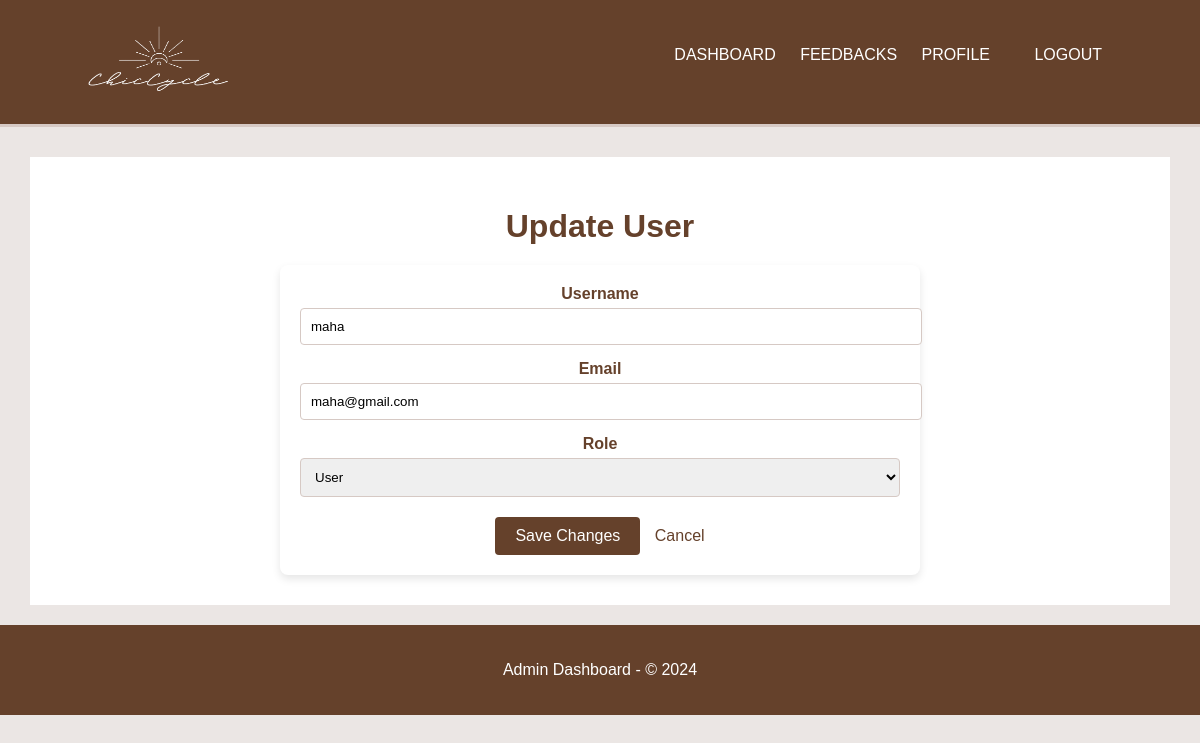
Page /users/update/1/ (signed in) on the committed database.
### users/models.py (models this page shows)
class CustomUser(AbstractUser):
    ROLES = (
        ('superadmin', 'Super Admin'),
        ('admin', 'Admin'),
        ('user', 'User'),
    )
    role = models.CharField(max_length=10, choices=ROLES, default='user')
    image = models.ImageField(upload_to='profile_images/', default='profile_images/default.png', blank=True, null=True)
    avatar = models.ImageField(upload_to='avatars/', blank=True, null=True)
    points = models.IntegerField(default=0)  # Assurez-vous que cette ligne est correctement indentée
    badge = models.CharField(max_length=50, blank=True, null=True)

### users/views.py (the view)
# urls.py: path('users/update/<int:user_id>/', views.update_user, name='update_user'),
@login_required
@user_passes_test(is_admin)
def update_user(request, user_id):
    user = get_object_or_404(CustomUser, id=user_id)
    if request.method == 'POST':
        form = RegisterForm(request.POST, instance=user)
        form.fields.pop('password')  # Supprime le champ mot de passe pour ne pas le mettre à jour
        if form.is_valid():
            form.save()
            messages.success(request, 'Utilisateur mis à jour avec succès.')
            return redirect('get_all_users')
        else:
            messages.error(request, 'Veuillez corriger les erreurs ci-dessous.')
    else:
        form = RegisterForm(instance=user)
        form.fields.pop('password')  # Supprime le champ mot de passe en mode GET pour la mise à jour
    return render(request, 'user-management/update_user.html', {'form': form, 'user': user})

### users/forms.py
class RegisterForm(forms.ModelForm):
    password = forms.CharField(widget=forms.PasswordInput)
    class Meta:
        model = CustomUser
        fields = ['username', 'email', 'password', 'role']

### users/views.py (called while the page is built)
def is_admin(user):
    return user.role in ['admin']

### users/templates/user-management/update_user.html (shortened to what this page needs)
{% extends 'base_admin.html' %}
{% block content %}
  <h1 style="text-align: center; color: #65412b; margin-bottom: 20px;">Update User</h1>
  <div style="max-width: 600px; margin: auto; background-color: #fff; padding: 20px; border-radius: 8px; box-shadow: 0 4px 8px rgba(0, 0, 0, 0.1);">
    <form method="POST">
      <div style="margin-bottom: 15px;">
        <label for="username" style="display: block; color: #65412b; font-weight: bold; margin-bottom: 5px;">Username</label>
        <input type="text" name="username" id="username" value="{{ form.username.value }}" class="form-control" style="width: 100%; padding: 10px; border: 1px solid #d6c9c4; border-radius: 4px;" required>
      </div>
      <div style="margin-bottom: 15px;">
        <label for="email" style="display: block; color: #65412b; font-weight: bold; margin-bottom: 5px;">Email</label>
        <input type="email" name="email" id="email" value="{{ form.email.value }}" class="form-control" style="width: 100%; padding: 10px; border: 1px solid #d6c9c4; border-radius: 4px;" required>
      </div>
      <div style="margin-bottom: 15px;">
        <label for="role" style="display: block; color: #65412b; font-weight: bold; margin-bottom: 5px;">Role</label>
        <select name="role" id="role" class="form-control" style="width: 100%; padding: 10px; border: 1px solid #d6c9c4; border-radius: 4px;">
          <option value="user" {% if form.role.value == "user" %}selected{% endif %}>User</option>
        </select>
      </div>
      <div style="text-align: center; margin-top: 20px;">
        <button type="submit" style="background-color: #65412b; color: #fff; padding: 10px 20px; border: none; border-radius: 4px; cursor: pointer;">Save Changes</button>
        <a href="{% url 'get_all_users' %}" style="margin-left: 10px; text-decoration: none; color: #65412b;">Cancel</a>
      </div>
    </form>
  </div>
{% endblock %}

### users/templates/base_admin.html (style rules this page uses)
body { font-family: Arial, sans-serif; background-color: #ebe6e4; margin: 0; padding: 0; }
.content h1 { margin-bottom: 20px; }
button { background-color: #65412b; color: #fff; border: none; padding: 10px 20px; border-radius: 5px; cursor: pointer; font-size: 16px; }

### rows in the picture
CustomUser: username "maha", email "maha@gmail.com", role "User"
